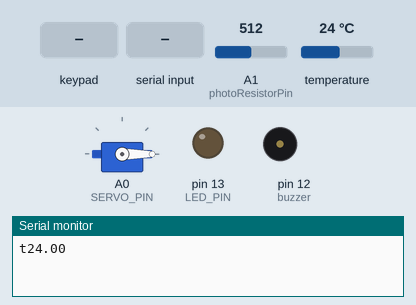
Bench run of a sketch on a simulated Arduino Uno, built with avr-gcc and run on an emulated ATmega328P. Shown: servo, output pins drawn as LEDs (lit = HIGH), buzzer (waves = sounding), the last lines printed to the serial monitor. The inputs (shaded band) are chosen by the test bench; at power-on: A1 (photoResistorPin) = 512, temperature 24 °C.

Above: at 1.5 s.
1.6 s: key '#' pressed
At 3.1 s:
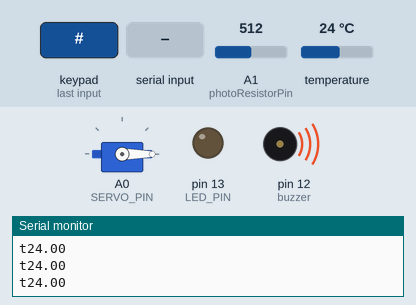
4.8 s: "M1\n" received over Serial
6.4 s: "G1\n" received over Serial
7.9 s: "*\n" received over Serial
Timing chart, 0 to 10.5 s (numbered marks = the images above; inputs shaded):
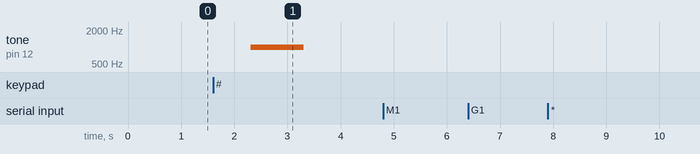

Measured:
- after the input at 1.6 s, tone on pin 12 (buzzer): silent → 1000 Hz after 0.71 s, → silent 1.0 s later

The sketch:

arduino.ino
```cpp
#include <OneWire.h>
#include <DallasTemperature.h>
#include <Keypad.h>
#include <Servo.h>

#define ROW_NUM    4  // four rows
#define COLUMN_NUM 4  // four columns
#define SERVO_PIN  A0 // servo motor
#define ONE_WIRE_BUS 10 //dallas
#define photoResistorPin 1 //photoresistor
const int LED_PIN = 13;
const int buzzer = 12;

char keys[ROW_NUM][COLUMN_NUM] = {
  {'1', '2', '3', 'A'},
  {'4', '5', '6', 'B'},
  {'7', '8', '9', 'C'},
  {'*', '0', '#', 'D'}
};

byte pin_rows[ROW_NUM] = {9, 8, 7, 6}; //row pinouts of the keypad
byte pin_column[COLUMN_NUM] = {5, 4, 3, 2}; //column pinouts of the keypad

Servo servo;
Keypad keypad = Keypad( makeKeymap(keys), pin_rows, pin_column, ROW_NUM, COLUMN_NUM );
String input_password;
OneWire oneWire(ONE_WIRE_BUS);
DallasTemperature sensors(&oneWire);

const String password_1 = "1234"; // change password here
int angle = 0; // the current angle of servo motor
int failedAttempts = 0; //password failed attempts
int light = 0; // store the current light value
unsigned long lastTime;
int motionStateCurrent = LOW; // current  state of motion sensor's pin
int motionStatePrevious = LOW; // previous state of motion sensor's pin


void setup() {
  sensors.begin();
	Serial.begin(9600); // sets the serial port to 9600

	//Serial.println("MQ2 warming up!");

  pinMode(buzzer, OUTPUT);
  pinMode(LED_PIN, OUTPUT); // configure digital pin  13 as an output

  input_password.reserve(8); // maximum password size is 8, change if needed
  servo.attach(SERVO_PIN);
  servo.write(0); // rotate servo motor to 0°
  lastTime = millis();
}

void loop() {
  char key = keypad.getKey();

  if (key) {
    //Serial.println(key);
    if (key == '*') {
      input_password = ""; // * reset the input password
    } else if (key == '#') {
      if (input_password == password_1) {
        //Serial.println("The password is correct, rotating Servo Motor to 90°");
        angle = 90;
        servo.write(angle);
        lastTime = millis();
        failedAttempts = 0;
      } else {
       //Serial.println("The password is incorrect, try again");
        failedAttempts++;
        tone(buzzer, 1000);
        delay(1000);
        noTone(buzzer);
        delay(100);

        if (failedAttempts >= 3) {
          //Serial.println("ALARM: Too many failed attempts");
          for(int i = 0; i < 5; i++){
            tone(buzzer, 1000);
            delay(1000);
            noTone(buzzer);
            delay(100);
          }
        }
      }
      Serial.println("p"+input_password);
      input_password = ""; // reset the input password
    } else {
      input_password += key; // append new character to input password string
    }
  }

  if (angle == 90 && (millis() - lastTime) > 5000) {
    angle = 0;
    servo.write(angle);
    //Serial.println("Rotating Servo Motor to 0°");
  }

  sensors.requestTemperatures();
  float temp = sensors.getTempCByIndex(0);

  String sTemp = String(temp);
  Serial.println("t"+sTemp);

  light = analogRead(photoResistorPin);
  //Serial.println(temp);
  if(Serial.available() > 0){
    String readData = Serial.readStringUntil('\n');
    readData.trim();
    Serial.println(readData);
    if(readData.equals("M1") || readData.equals("M0")){
      if(readData.equals("M1")){
        motionStatePrevious = motionStateCurrent;             // store old state
        motionStateCurrent  = HIGH; // read new state
      }
      else if(readData.equals("M0")){
        motionStatePrevious = motionStateCurrent;
        motionStateCurrent = LOW;
      }
      if (motionStatePrevious == LOW && motionStateCurrent == HIGH && light < 200) { // pin state change: LOW -> HIGH
        //Serial.println("Motion detected! and light < 200");
        digitalWrite(LED_PIN, HIGH); // turn on
      }
      else
      if (motionStatePrevious == HIGH && motionStateCurrent == LOW || light >= 200) { // pin state change: HIGH -> LOW
        //Serial.println("Motion stopped! or light >= 200");
        digitalWrite(LED_PIN, LOW);  // turn off
      }
      //delay(100);
    }

    if(readData == "G1" && temp > 27){
      tone(buzzer, 1000);
      delay(200);
      noTone(buzzer);
      delay(100);
    }
  }
}
```
